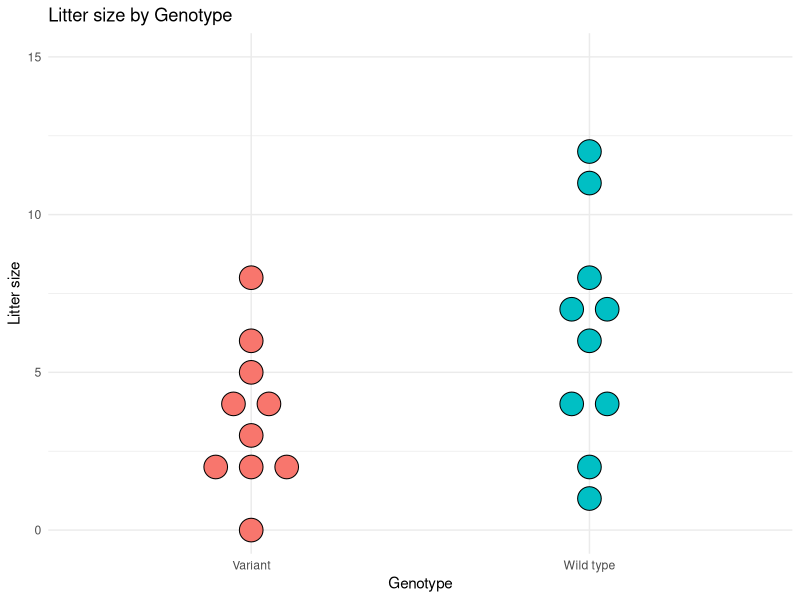

R code for this plot:
## ---- chunk 1
library(MASS) # use the glm.nb function from the MASS library
library(tidyverse)
## ---- chunk 2
## Create data set
n.0 = 10
n.1 = 10
litter.sizes.data = data.frame(Genotype = c(rep("Wild type", n.0), rep("Variant", n.1)),
  litter.size = c(1,2,4,4,6,7,7,8,11,12, 0,2,2,2,3,4,4,5,6,8))

# Graph the litter size by genotype
ggplot(litter.sizes.data, aes(y=litter.size, x=as.factor(Genotype), fill=Genotype)) +
  geom_dotplot(binaxis='y', stackdir='center',
               stackratio=1.5, dotsize=1.5) + theme_minimal() +
  theme(legend.position="none") + ylab("Litter size") + xlab("Genotype") + ylim(0,15) +
  ggtitle("Litter size by Genotype")
## ---- chunk 3
# Mean by Genotype
with(litter.sizes.data, aggregate(litter.size ~ Genotype, FUN="mean"))
## ---- chunk 4
t.test(litter.size ~ Genotype, data=litter.sizes.data)
## ---- chunk 5
wilcox.test(litter.size ~ Genotype, data=litter.sizes.data)
## ---- chunk 6
# negative binomial model
litter.sizes.nb = glm.nb(litter.size ~ Genotype, data=litter.sizes.data)
summary(litter.sizes.nb)
